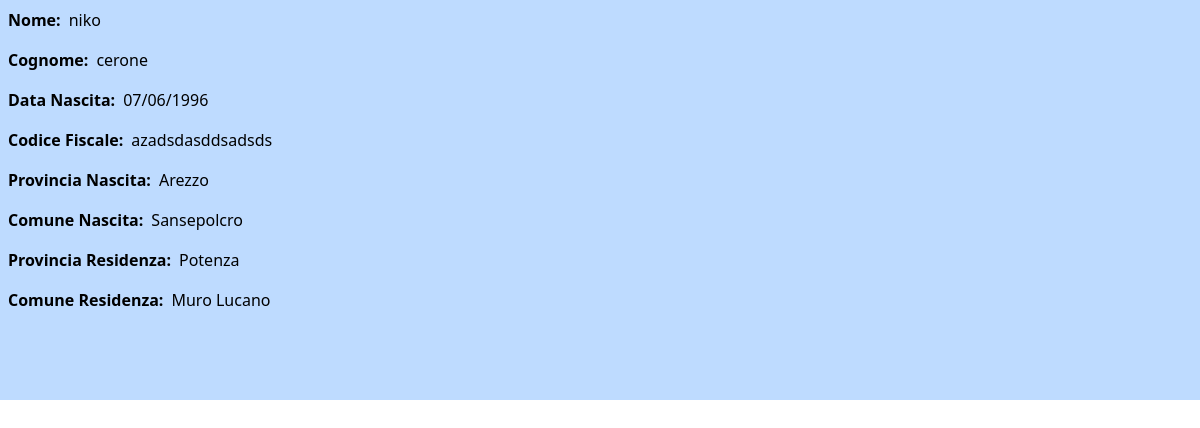
The page /visualizza/6 on the database its author committed.
### archivio_anagrafica/models.py (models this page shows, shortened)
class Utente(models.Model):
    nome = models.CharField(max_length=100)
    cognome = models.CharField(max_length=100)
    data_nascita = models.DateField(null=True)
    codice_fiscale = models.CharField(max_length=16, unique=True)
    provincia_nascita = models.ForeignKey(Provincia, on_delete=models.SET_NULL, null=True, related_name="utenti_nati")
    comune_nascita = models.ForeignKey(Comune, on_delete=models.SET_NULL, null=True, related_name="utenti_nati")
    provincia_residenza = models.ForeignKey(Provincia, on_delete=models.SET_NULL, null=True, related_name="utenti_residenti")
    comune_residenza = models.ForeignKey(Comune, on_delete=models.SET_NULL, null=True, related_name="utenti_residenti")
    slug = models.SlugField(null=True, blank=True, db_index=True)

class Provincia(models.Model):
    nome = models.CharField(max_length=100, unique=True)
    sigla = models.CharField(max_length=2, unique=True)
    def __str__(self):
        return f"{self.nome}"

class Comune(models.Model):
    comune = models.CharField(max_length=100)
    pro_com_t = models.CharField(max_length=20, unique=True)
    provincia = models.ForeignKey(Provincia, related_name="comuni", on_delete=models.CASCADE)
    def __str__(self):
        return f"{self.comune}"

### archivio_anagrafica/views.py (the view)
# urls.py: path("visualizza/<int:pk>", views.DettagliUtente.as_view(), name="dettagli_utente"),
class DettagliUtente(DetailView):
    template_name = "archivio_anagrafica/dettagli_utente.html"
    model = Utente
    context_object_name ="utente"

### archivio_anagrafica/templates/archivio_anagrafica/dettagli_utente.html (shortened to what this page needs)
{% extends "archivio_anagrafica/base/base.html" %}
{% block content %}
    <div class="w-screen h-[400px] bg-blue-200">
        <div class="flex p-2">
            <p class="font-semibold mr-2">Nome:</p>
            {{ utente.nome }}
        </div>
        <div class="flex p-2">
            <p class="font-semibold mr-2">Cognome: </p>
            {{ utente.cognome }}
        </div>
        <div class="flex p-2">
            <p class="font-semibold mr-2">Data Nascita: </p>
            {{ utente.data_nascita|date:"d/m/Y" }}
        </div>
        <div class="flex p-2">
            <p class="font-semibold mr-2">Codice Fiscale: </p>
            {{ utente.codice_fiscale }}
        </div>
        <div class="flex p-2">
            <p class="font-semibold mr-2">Provincia Nascita: </p>
            {{ utente.provincia_nascita }}
        </div>
        <div class="flex p-2">
            <p class="font-semibold mr-2">Comune Nascita: </p>
            {{ utente.comune_nascita }}
        </div>
        <div class="flex p-2">
            <p class="font-semibold mr-2">Provincia Residenza: </p>
            {{ utente.provincia_residenza }}
        </div>
        <div class="flex p-2">
            <p class="font-semibold mr-2">Comune Residenza: </p>
            {{ utente.comune_residenza }}
        </div>
    </div>
{% endblock %}

### rows shown on the page
Utente: nome "niko", cognome "cerone", data_nascita "07/06/1996", codice_fiscale "azadsdasddsadsds", provincia_nascita "Arezzo", comune_nascita "Sansepolcro", provincia_residenza "Potenza", comune_residenza "Muro Lucano"
